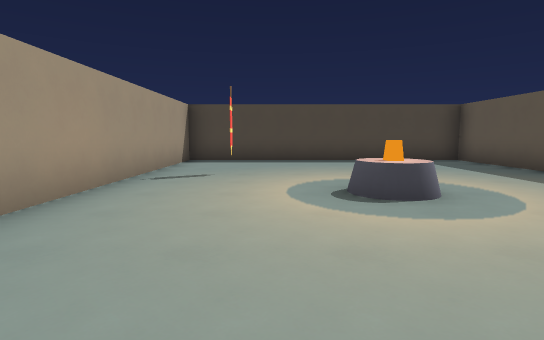
[1] (above)

12 first-person views from a walk through a level from a Godot 3-D game. The camera is 1.4 m above the floor, tilts 6° down and sees 80° across. Doors that lead somewhere are drawn open, without their leaves. The floor is counted in squares, 2 m on a side. Each view is taken from the middle of a square. On the plan, view 1 faces up. The plan holds only what a view shows up to about 10 squares ahead; the rest is blank. Characters and animated objects are left out.

[2]
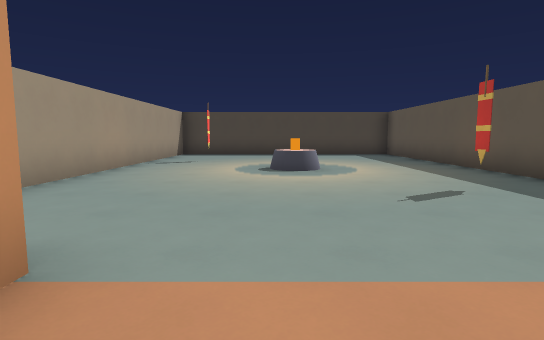

[3]
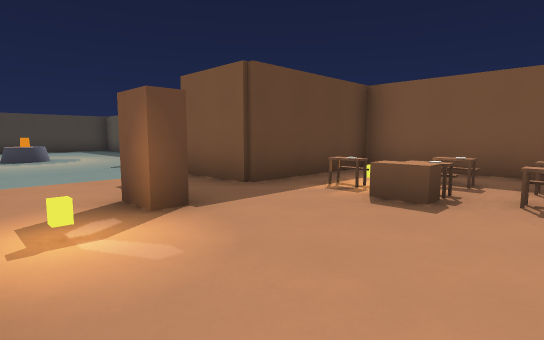

[4]
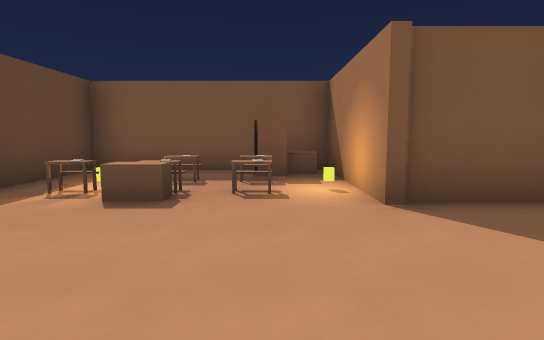

[5]
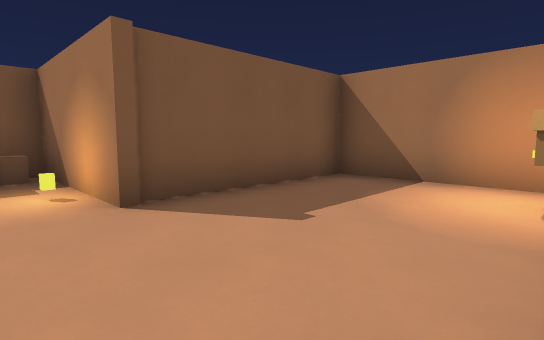

[6]
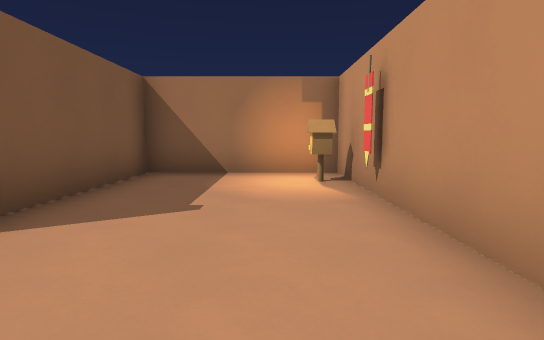

[7]
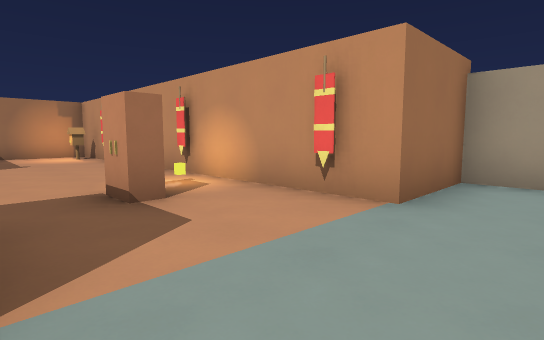

[8]
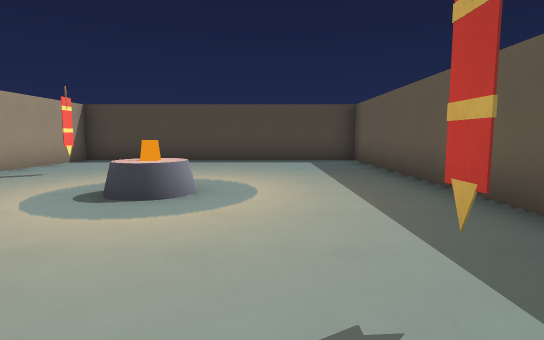

[9]
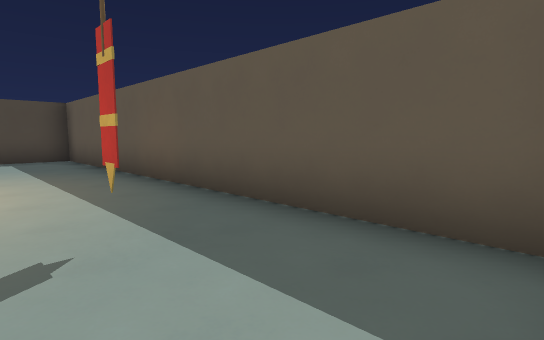

[10]
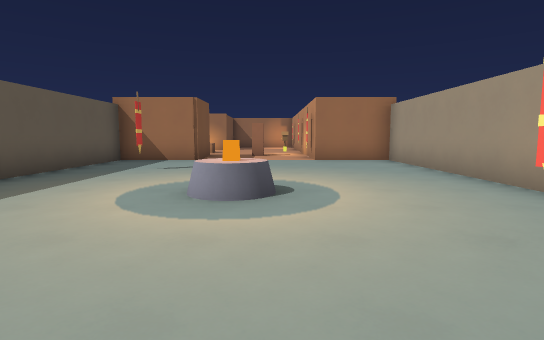

[11]
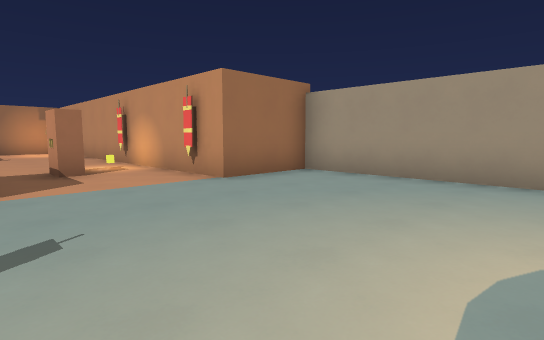

[12]
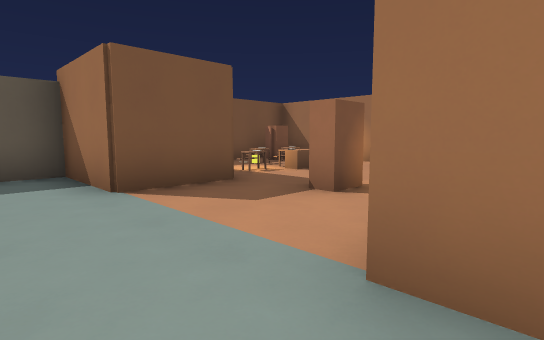

### Floor plan
Ten units are one square. View 1 is at (0, 0); x grows to the right and y downward. Boxes are objects, and circles mark ways between rooms. Rooms are numbered by the first view taken in them; rooms with no view inside come last. Other rooms are left out.
<svg viewBox="-29 -99 101 226">
<path fill="none" stroke="#000" d="M37 -10 37 -15M-7 -62 -7 -58M31 24 31 14 54 14 54 -94 -24 -94 -24 14 -3 14M31 82 67 82 67 34 31 34 31 24M-3 14 -3 122 34 122 34 81"/>
<rect x="5" y="-45" width="20" height="10" fill="#bbb"><title>cylinder</title></rect>
<rect x="-5" y="105" width="10" height="10" fill="#bbb"><title>other object</title></rect>
<rect x="5" y="35" width="10" height="10" fill="#bbb"><title>wardrobe</title></rect>
<rect x="35" y="65" width="10" height="10" fill="#bbb"><title>desk</title></rect>
<rect x="35" y="55" width="10" height="10" fill="#bbb"><title>desk</title></rect>
<rect x="35" y="45" width="10" height="10" fill="#bbb"><title>desk</title></rect>
<rect x="45" y="65" width="10" height="10" fill="#bbb"><title>desk</title></rect>
<rect x="45" y="55" width="10" height="10" fill="#bbb"><title>desk</title></rect>
<rect x="55" y="65" width="10" height="10" fill="#bbb"><title>desk</title></rect>
<rect x="55" y="55" width="10" height="10" fill="#bbb"><title>other object</title></rect>
<circle cx="12" cy="16" r="3" fill="#2a7"/>
<circle cx="30" cy="20" r="3" fill="#2a7"/>
<text x="20" y="-40">1</text>
<text x="20" y="70">2</text>
</svg>
Room 1 opens to room 2.

Where each view was taken, in squares from view 1:
view 1: 0 up, 0 right, facing up
view 2: 3 down, 1 right, facing up
view 3: 7 down, 0 right, facing up-right
view 4: 7 down, 0 right, facing right
view 5: 7 down, 0 right, facing down-right
view 6: 6 down, 1 right, facing down
view 7: 0 up, 3 right, facing down-left
view 8: 0 up, 3 right, facing up
view 9: 1 down, 3 right, facing up-right
view 10: 8 up, 1 right, facing down
view 11: 3 up, 3 right, facing down-left
view 12: 0 up, 1 left, facing down-right
